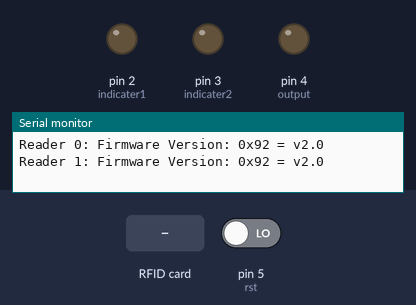
The sketch below on a simulated Arduino Uno, built with avr-gcc and run on an emulated ATmega328P. Parts: output pins drawn as LEDs (lit = HIGH), the last lines printed to the serial monitor. Inputs (shaded band) come from the test bench; at power-on: pin 5 (rst) LOW. Pins used as bus, display or sensor lines are not drawn.

Above: at 1.3 s.
1.4 s: RFID card A6 8E 5E 8E held to the reader
At 2.6 s:
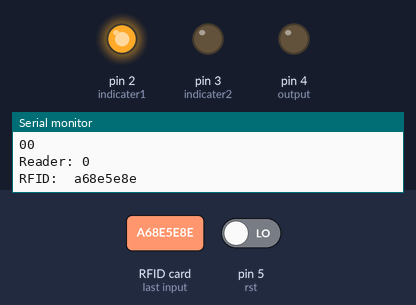
2.9 s: RFID card 5E 7A 19 C4 held to the reader
At 4.0 s:
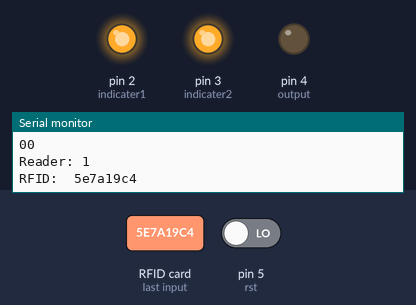
4.4 s: RFID card A6 8E 5E 8E held to the reader
At 5.3 s:
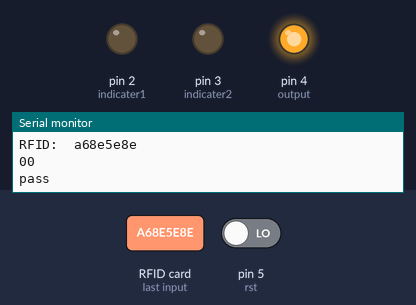
Timing chart, 0 to 8.0 s (numbered marks = the images above; inputs shaded):
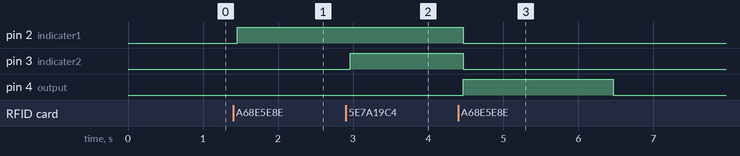

Measured:
- after the input at 1.4 s, pin 2 (indicater1): LOW → HIGH after 0.06 s
- after the input at 2.9 s, pin 3 (indicater2): LOW → HIGH after 0.06 s
- after the input at 4.4 s, pin 2 (indicater1), pin 3 (indicater2): HIGH → LOW after 0.07 s instead of 7.1 s; pin 4 (output): LOW → HIGH after 0.07 s, → LOW 2.0 s later

The sketch:

randCard-randPlace.ino
```cpp
/**
  *
 * Typical pin layout used:
 * -----------------------------------------------------------------------------------------
 *             MFRC522      Arduino       Arduino   Arduino    Arduino          Arduino
 *             Reader/PCD   Uno/101       Mega      Nano v3    Leonardo/Micro   Pro Micro
 * Signal      Pin          Pin           Pin       Pin        Pin              Pin
 * -----------------------------------------------------------------------------------------
 * RST/Reset   RST          9             5         D9         RESET/ICSP-5     RST
 * SPI SS 1    SDA(SS)      ** custom, take a unused pin, only HIGH/LOW required **
 * SPI SS 2    SDA(SS)      ** custom, take a unused pin, only HIGH/LOW required **
 * SPI MOSI    MOSI         11 / ICSP-4   51        D11        ICSP-4           16
 * SPI MISO    MISO         12 / ICSP-1   50        D12        ICSP-1           14
 * SPI SCK     SCK          13 / ICSP-3   52        D13        ICSP-3           15
 *
 */

/*  Wiring up the RFID Readers ***
 *  RFID readers based on the Mifare RC522 like this one:  http://amzn.to/2gwB81z
 *  get wired up like this:
 *
 *  RFID pin    Arduino pin (above)
 *  _________   ________
 *  SDA          SDA - each RFID board needs its OWN pin on the arduino
 *  SCK          SCK - all RFID boards connect to this one pin
 *  MOSI         MOSI - all RFID boards connect to this one pin
 *  MISO         MISO - all RFID boards connect to this one pin
 *  IRQ          not used
 *  GND          GND - all RFID connect to GND
 *  RST          RST - all RFID boards connect to this one pin
 *  3.3V         3v3 - all RFID connect to 3.3v for power supply
 *
 */


#include <SPI.h>
#include <MFRC522.h>

#define RST_PIN         9          // Configurable, see typical pin layout above

//each SS_x_PIN variable indicates the unique SS pin for another RFID reader
#define SS_1_PIN        10         // Configurable, take a unused pin, only HIGH/LOW required, must be diffrent to SS 2
#define SS_2_PIN        8          // Configurable, take a unused pin, only HIGH/LOW required, must be diffrent to SS 1
#define SS_3_PIN        7          // Configurable, take a unused pin, only HIGH/LOW required, must be diffrent to SS 1


//must have one SS_x_PIN for each reader connected
#define NR_OF_READERS   2

//indicater of light
#define indicater1 2
#define indicater2 3
#define output 4

//reset button
#define rst 5
int lastButtonState = LOW;   // the previous reading from the input pin
int buttonState;             // the current reading from the input pin

byte ssPins[] = {SS_1_PIN, SS_2_PIN, SS_3_PIN};

MFRC522 mfrc522[NR_OF_READERS];   // Create MFRC522 instance.
String read_rfid;


//this is the pin the relay is on, change as needed for your code
int NoCardCnt = 0;
int currentSequence[NR_OF_READERS];
int cardCount = 0;

// *************customized***************

int targetSequence[] = {1,2};
int indicaters[] = {indicater1, indicater2};

String cardstr[] = {"a68e5e8e", "46ec294"};
// String card1str = "a68e5e8e";
// String card2str = "46ec294";


/**
 * Initialize.
 */
void setup() {
  pinMode(indicater1, OUTPUT);
  pinMode(indicater2, OUTPUT);
  pinMode(output, OUTPUT);

  pinMode(rst, INPUT);


  digitalWrite(indicater1, LOW);
  digitalWrite(indicater2, LOW);
  digitalWrite(output, LOW);


  Serial.begin(9600); // Initialize serial communications with the PC
  while (!Serial);    // Do nothing if no serial port is opened (added for Arduinos based on ATMEGA32U4)

  SPI.begin();        // Init SPI bus

  for (uint8_t reader = 0; reader < NR_OF_READERS; reader++) {
    mfrc522[reader].PCD_Init(ssPins[reader], RST_PIN); // Init each MFRC522 card
    Serial.print(F("Reader "));
    Serial.print(reader);
    Serial.print(F(": "));
    mfrc522[reader].PCD_DumpVersionToSerial();
  }

}

/**
 * Main loop.
 */
void loop() {

  int buttonReading = digitalRead(rst);
//    Serial.println(buttonReading);

  debounce(buttonReading);

//  Serial.println(buttonState);

  if(buttonState){
    reset();
  }

  if (NoCardCnt > 150){
    reset();
  }

  for (uint8_t reader = 0; reader < NR_OF_READERS; reader++) {
    // Look for new cards

    if (mfrc522[reader].PICC_IsNewCardPresent() && mfrc522[reader].PICC_ReadCardSerial()) {

      dump_byte_array(mfrc522[reader].uid.uidByte, mfrc522[reader].uid.size);

      // currentSequence[cardCount-1] = reader+1;
      for (int i=0; i<NR_OF_READERS; i++) {
         if (read_rfid == cardstr[i]) {
           cardCount = cardCount + 1;

           break;
         }
      }

      showCurrentSequence();

      digitalWrite(indicaters[reader], HIGH);


      Serial.print(F("Reader: "));
      Serial.println(reader);
      // Show some details of the PICC (that is: the tag/card)
      Serial.print(F("RFID:  "));
      Serial.println(read_rfid);


      // Halt PICC
      mfrc522[reader].PICC_HaltA();
      // Stop encryption on PCD
      mfrc522[reader].PCD_StopCrypto1();

    }
    else{
      NoCardCnt = NoCardCnt + 1;
      delay(50);
    }


    if(cardCount == NR_OF_READERS){
      showCurrentSequence();
      // if(checkSequence(targetSequence, currentSequence)){
        passAction();
      // }
      // else{
      //   failAction();
      // }
    }

  }

  lastButtonState = buttonReading;

}


void dump_byte_array(byte *buffer, byte bufferSize) {
  read_rfid = "";
  for (byte i = 0; i < bufferSize; i++) {
    read_rfid = read_rfid  + String(buffer[i], HEX);
  }
}


void reset(){
  digitalWrite(indicater1, LOW);
  digitalWrite(indicater2, LOW);
  digitalWrite(output, LOW);
  cardCount = 0;
  NoCardCnt = 0;
  for (int i = 0; i < NR_OF_READERS; i++)
  {
    currentSequence[i] = 0;
  }
}

boolean checkSequence(int target[], int current[]){
    if (sizeof(target) != sizeof(current))
    {
      return false;
    }else{
      for (int i = 0; i < sizeof(current); i++) {
        if (target[i]!=current[i])
        {
          return false;
        }
      }
      return true;
    }
}

void showCurrentSequence(){
  for (int i = 0; i < NR_OF_READERS; i++){
        Serial.print(currentSequence[i]);
      }
  Serial.println();

}

void passAction(){
  reset();
  Serial.println("pass");
  digitalWrite(output, HIGH);
  delay(2000); // delay 2 sec
  reset();
}

void failAction(){
  reset();
  Serial.println("fail");
  for (int i = 0; i < 3; ++i)
  {
    digitalWrite(output, HIGH);
    delay(300);
    digitalWrite(output, LOW);
    delay(300);
  }
  reset();

}

void debounce(int reading){
  unsigned long lastDebounceTime = 0;  // the last time the output pin was toggled
  unsigned long debounceDelay = 20;    // the debounce time; increase if the output flickers

    // If the switch changed, due to noise or pressing:
  if (reading != lastButtonState) {
    // reset the debouncing timer
    lastDebounceTime = millis();
  }

  if ((millis() - lastDebounceTime) > debounceDelay) {
    // whatever the reading is at, it's been there for longer than the debounce
    // delay, so take it as the actual current state:

    // if the button state has changed:
    if (reading != buttonState) {
      buttonState = reading;


    }
  }

}
```
